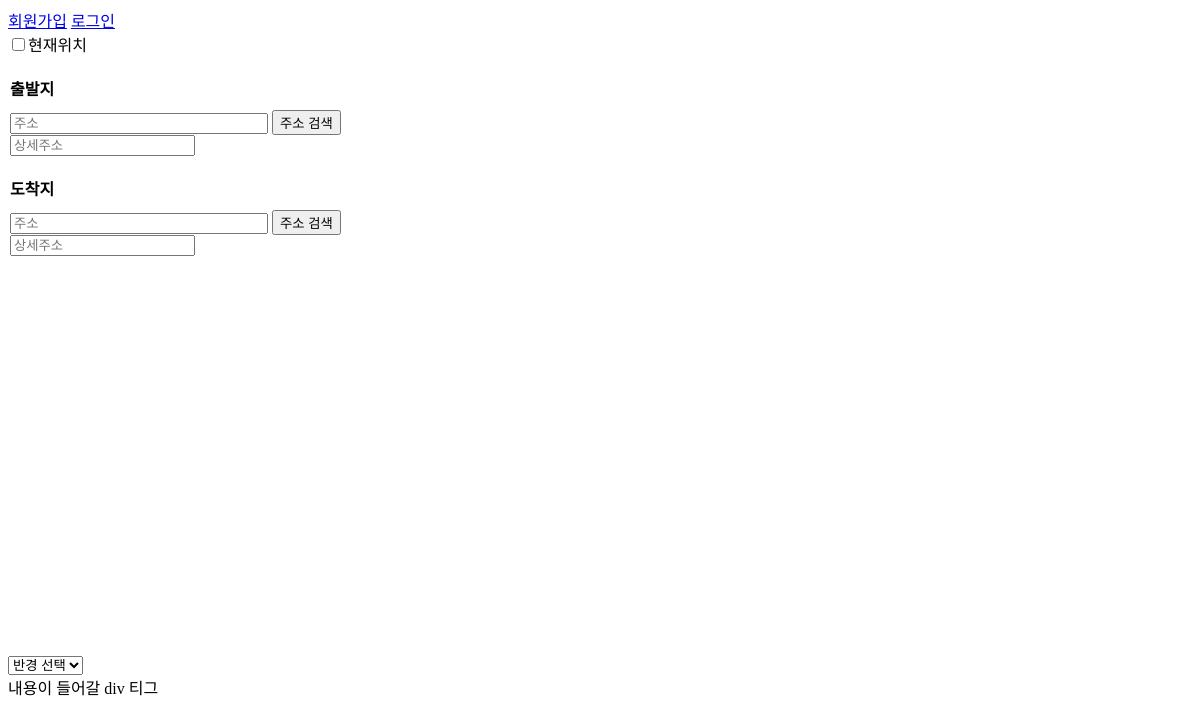
Before: /delivery/deliver/ with the older database file.
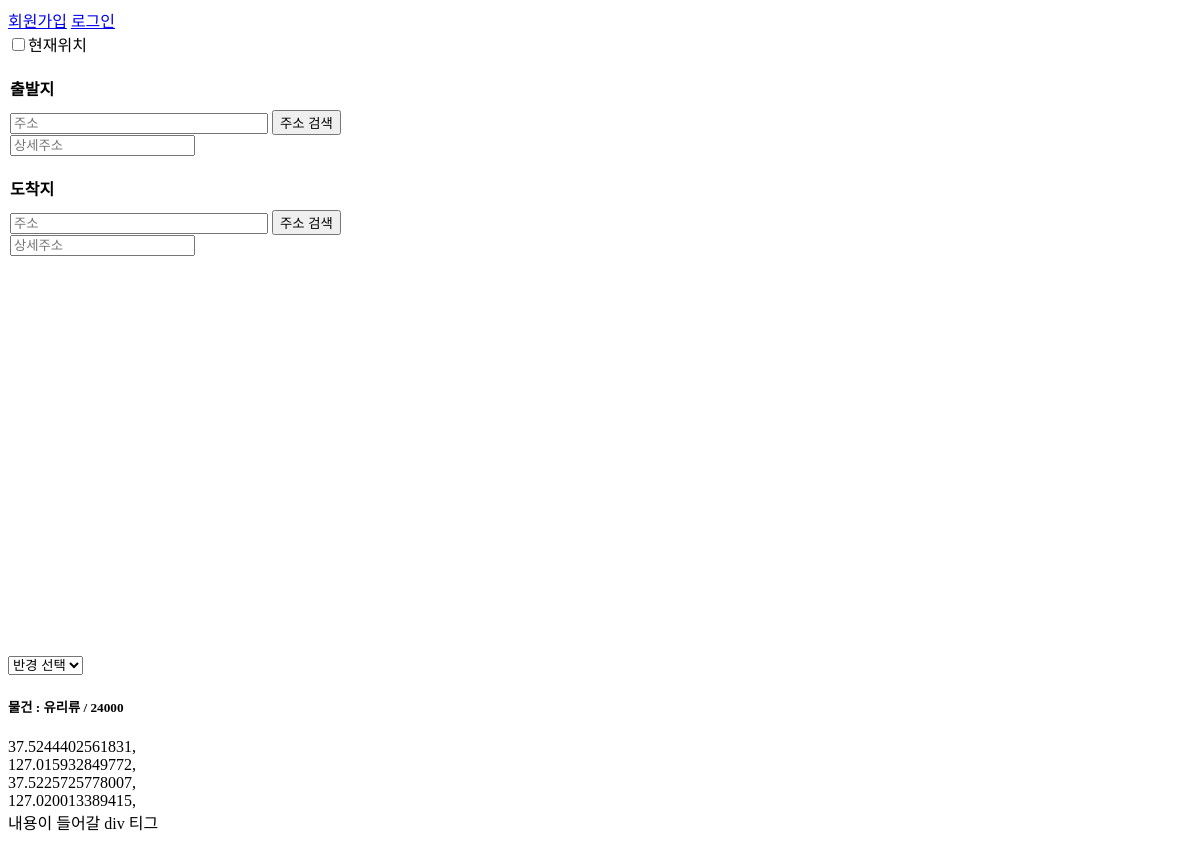
After: the same page with the newer database file.
### deliveryApp/models.py (models this page shows)
class Delivery_my_stuff(models.Model):  # 내 물건 배송
    my_departure_lat = models.FloatField()  # 출발 위도
    my_departure_long = models.FloatField()  # 출발 경도
    my_departure_addr = models.CharField(max_length=100)  # 출발 상세주소
    my_departure_phone = models.IntegerField()  # 보내는 이 폰번호
    my_destination_lat = models.FloatField()  # 도착 위도
    my_destination_long = models.FloatField()  # 도착 경도
    my_destination_addr = models.CharField(max_length=100)  # 도착 상세주소
    my_destination_phone = models.IntegerField()  # 받는 이 폰번호
    my_date = models.DateField()  # 날짜 설정
    my_time = models.CharField(max_length=20)  # 시간 설정
    my_created = models.DateTimeField(
        auto_now_add=True, blank=True, null=True)  # 현재시간
    my_limit_time = models.CharField(
        max_length=100, blank=True, null=True)  # 제한시간
    my_goods = models.CharField(max_length=100)  # 상품 카테고리
    my_goodsinfo = models.CharField(max_length=30)  # 상품 상세정보
    my_weigth = models.FloatField()  # 상품 무게
    my_distance = models.IntegerField()  # 상품 거리
    my_price = models.IntegerField()  # 상품 가격
    my_content = models.CharField(max_length=30)  # 상품

### deliveryApp/views.py (the view)
# urls.py: path('deliver/', views.deliver, name="deliver"),
def deliver(request):
    stuffs = Delivery_my_stuff.objects.all()
    context = {
        "stuffs": stuffs,
    }
    return render(request, 'deliver.html', context)

### deliveryApp/templates/deliver.html (shortened to what this page needs)
{% extends 'base.html' %}
{% block content %}
<input type="checkbox" onclick="current_location();" id="current_location" name="current_location" />현재위치
<div id="navigator_container" name="navigator_container" class="navigator_container">
    <div>
        <fieldset>
            <legend>출발지</legend>
            <input type="text" id="deparature_addr" placeholder="주소" style="width:250px;" readonly>
            <input type="button" onclick="my_Stuff_Map(this.id)" value="주소 검색" id="map_deparature"><br>
            <input type="text" id="detail_deparature_addr" placeholder="상세주소">
        </fieldset>
    </div>
    <div>
        <fieldset>
            <legend>도착지</legend>
            <input type="text" id="destination_addr" placeholder="주소" style="width:250px;" readonly>
            <input type="button" onclick="my_Stuff_Map(this.id)" value="주소 검색" id="map_destination"><br>
            <input type="text" id="detail_destination_addr" placeholder="상세주소">
        </fieldset>
    </div>
</div>
<div id="map" style="width:500px;height:400px;"></div>
<select name="select_radius" id="select_radius">
    <option value="0">반경 선택</option>
</select>
{% for stuff in stuffs %}
<h5>물건 : {{stuff.my_goods}} / {{stuff.my_price}}</h5>
{% endfor %}
<div id="stuff_dep_lat">
    {% for stuff in stuffs.all %}
    {{stuff.my_departure_lat}},
    {% endfor %}
</div>
<div id="stuff_dep_lng">
    {% for stuff in stuffs.all %}
    {{stuff.my_departure_long}},
    {% endfor %}
</div>
<div id="stuff_des_lat">
    {% for stuff in stuffs.all %}
    {{stuff.my_destination_lat}},
    {% endfor %}
</div>
<div id="stuff_des_lng">
    {% for stuff in stuffs.all %}
    {{stuff.my_destination_long}},
    {% endfor %}
</div>
내용이 들어갈 div 티그
{% endblock content %}

### deliveryProject/templates/base.html (shortened to what this page needs)
<!DOCTYPE html>
<html lang="ko">
<head>
</head>
<body>
    {% if user.is_authenticated %}
    {{user.username}}
    <form name="logout" method="POST" action="{% url 'logout' %}">
        {% csrf_token %}
        <input type="submit" value="로그아웃">
    </form>
    {% else %}
    <div>
        <a href="{% url 'signup' %}">회원가입</a>
        <a href="{% url 'login' %}">로그인</a>
    </div>
    {% endif %}
    {% block content %}{% endblock content %}
</body>
</html>

### deliveryApp/templates/deliver.html (style rules this page uses)
fieldset { border: 0; padding: 0; }
fieldset legend { padding: 20px 0 10px; font-weight: bold; }

Changed rows visible on the page:
added Delivery_my_stuff: my_goods "유리류", my_price "24000", my_departure_lat "37.5244402561831", my_departure_long "127.015932849772", my_destination_lat "37.5225725778007", my_destination_long "127.020013389415"
